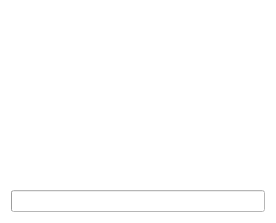
<?xml version="1.0" encoding="UTF-8"?>
<ui version="4.0">
 <class>dPreviewClass</class>
 <widget class="QWidget" name="dPreviewClass">
  <property name="geometry">
   <rect>
    <x>0</x>
    <y>0</y>
    <width>276</width>
    <height>223</height>
   </rect>
  </property>
  <property name="windowTitle">
   <string>Preview</string>
  </property>
  <property name="styleSheet">
   <string>background-color: #FFFFFF</string>
  </property>
  <layout class="QGridLayout" name="gridLayout_2">
   <item row="0" column="0">
    <layout class="QGridLayout" name="gridLayout">
     <item row="1" column="0">
      <widget class="QProgressBar" name="progress">
       <property name="textVisible">
        <bool>false</bool>
       </property>
      </widget>
     </item>
     <item row="0" column="0">
      <widget class="QLabel" name="label">
       <property name="baseSize">
        <size>
         <width>280</width>
         <height>210</height>
        </size>
       </property>
       <property name="text">
        <string/>
       </property>
      </widget>
     </item>
    </layout>
   </item>
  </layout>
 </widget>
 <resources/>
 <connections/>
</ui>
